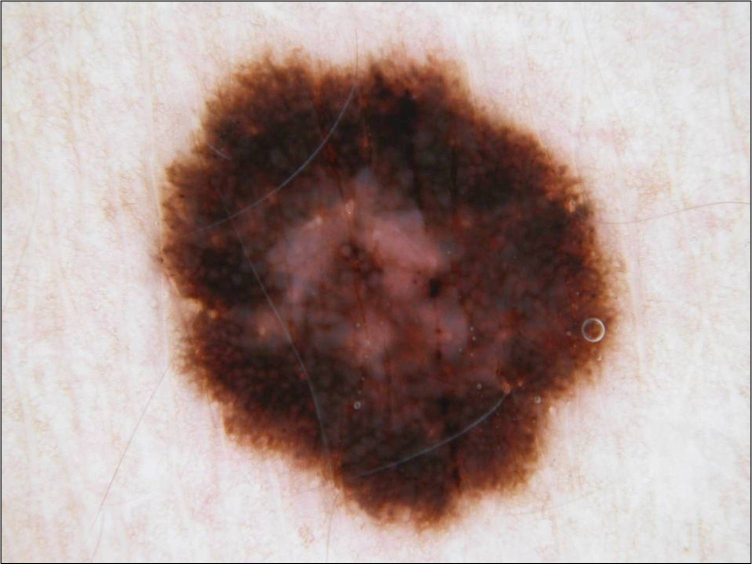
#> input picture Mid Sem/resource/1.jpg, 1504 x 1129 px (shown at 1/2 size)
$ python main.py
#> lines starting #> are read from the running program, lines starting #| are printed output that depends on the picture; after the words box and inside, x2 and y2 are one past the last pixel; in counts of white or black regions, pixels touching at a corner belong together
import cv2 as cv
import cv2
import numpy as np
import matplotlib.pyplot as plt

img = cv.imread('resource/1.jpg')
#> img is the input picture: shape (1129, 1504, 3); mean B, G, R 148.1, 152.8, 172.3
im_blurred = cv2.GaussianBlur(img, (7,7), 0)
img = cv2.addWeighted(img, 2.0, im_blurred, -1.0, 30)
# Gaussian = cv2.GaussianBlur(img, (7, 7), 0)

IMD = 'IMD436'
# Read the image and perfrom an OTSU threshold
gray = cv2.cvtColor(img,cv2.COLOR_BGR2GRAY)
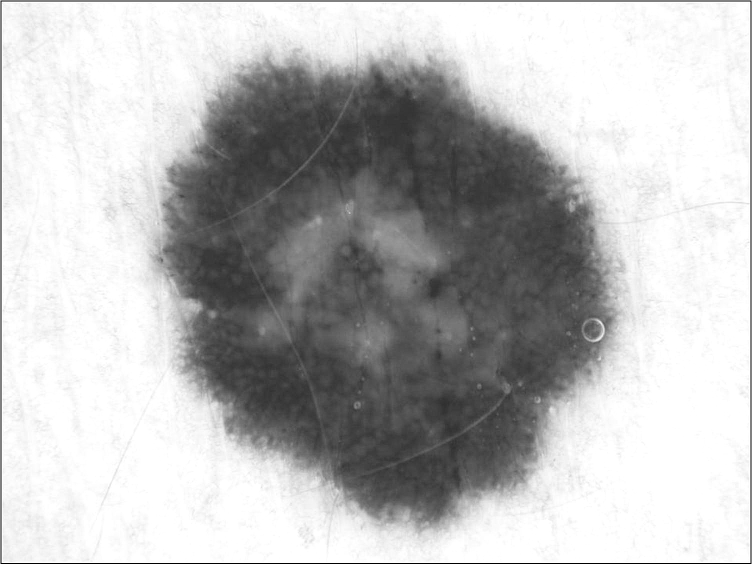
#> gray: shape (1129, 1504) (shown at 1/2 size); min 0, max 255, mean 186.8
ret, thresh =    cv2.threshold(gray,0,255,cv2.THRESH_BINARY_INV+cv2.THRESH_OTSU)
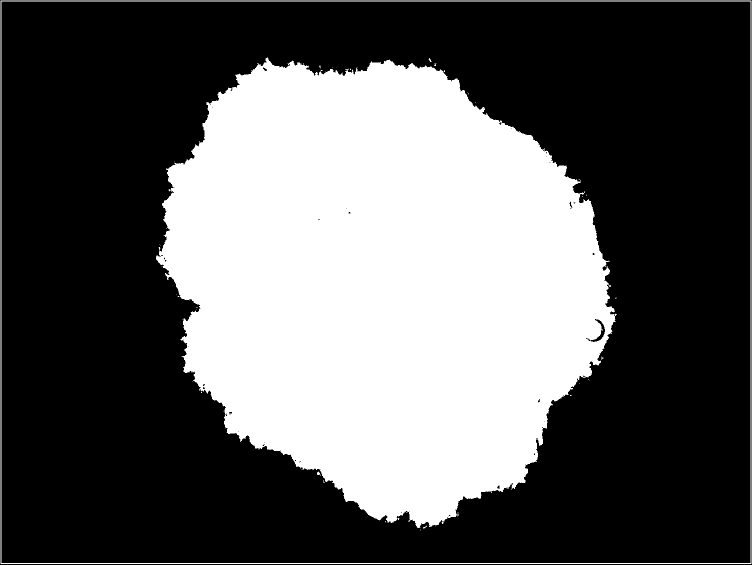
#> thresh: shape (1129, 1504) (shown at 1/2 size); 36.7% white; 47 white regions (43 under 20 px), largest, box (x1, y1, x2, y2) and area: (312, 115, 1234, 1056) 613163, (1, 1, 1503, 1128) 10500, (634, 943, 641, 952) 34, (857, 116, 864, 124) 22
#> ret = 165

# Remove hair with opening
kernel = np.ones((2,2),np.uint8)
opening = cv2.morphologyEx(thresh,cv2.MORPH_OPEN,kernel, iterations = 2)
#> opening: shape (1129, 1504); 36.1% white; 7 white regions (5 under 20 px), largest, box (x1, y1, x2, y2) and area: (314, 118, 1232, 1058) 612405, (636, 946, 642, 952) 30

# Combine surrounding noise with ROI
kernel = np.ones((6,6),np.uint8)
dilate = cv2.dilate(opening,kernel,iterations=3)
#> dilate: shape (1129, 1504); 38.1% white; 1 white region, box (x1, y1, x2, y2) and area: (308, 112, 1241, 1067) 646700

# Blur the image for smoother ROI
blur = cv2.blur(dilate,(15,15))

# Perform another OTSU threshold and search for biggest contour
ret, thresh =     cv2.threshold(blur,0,255,cv2.THRESH_BINARY+cv2.THRESH_OTSU)
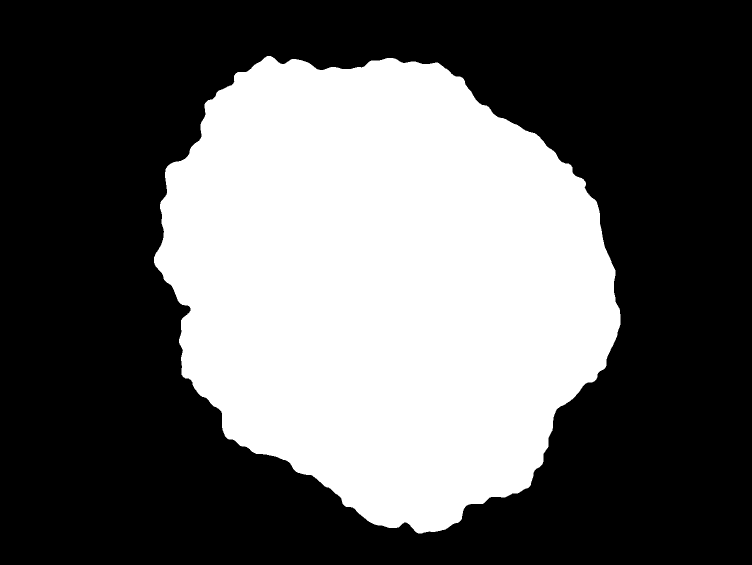
#> thresh: shape (1129, 1504) (shown at 1/2 size); 38.1% white; 1 white region
#> ret = 127
contours, hierarchy =     cv2.findContours(thresh,cv2.RETR_TREE,cv2.CHAIN_APPROX_NONE)
#> contours = 1 contour; box (x1, y1, x2, y2) and area: (308, 112, 1241, 1067) 645246
cnt = max(contours, key=cv2.contourArea)
#> cnt = contour of 2842 points, box (x1, y1, x2, y2) (308, 112, 1241, 1067), area 645246

# Create a new mask for the result image
h, w = img.shape[:2]
#> h = 1129; w = 1504
mask = np.zeros((h, w), np.uint8)

# Draw the contour on the new mask and perform the bitwise operation
cv2.drawContours(mask, [cnt],-1, 255, -1)
res = cv2.bitwise_and(img, img, mask=mask)
res = cv.resize(res, None, fx = 0.5, fy = .5)
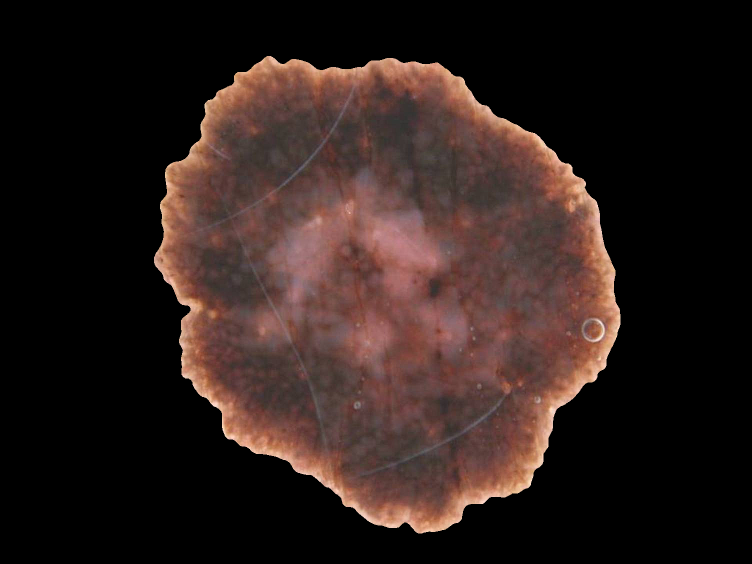
#> res: shape (564, 752, 3); mean B, G, R 27.9, 31.2, 45.5
# Display the result
# cv2.imwrite(IMD+'.png', res)

im_blurred = cv2.GaussianBlur(res, (7,7), 0)
#> im_blurred: shape (564, 752, 3)
im1 = cv2.addWeighted(res, 2.0, im_blurred, -1.0, -30)
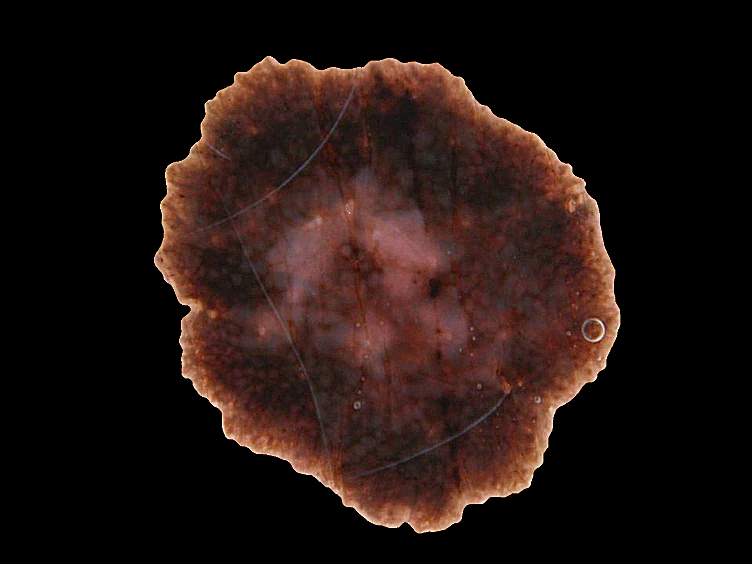
#> im1: shape (564, 752, 3); mean B, G, R 16.7, 20, 34.3

# ret, thresh3 = cv.threshold(res, 100, 255, cv.THRESH_TOZERO)
cv.imshow("sharp", im1)


#Image segmentation


kernel = np.ones((5, 5), np.uint8)
closing = cv2.morphologyEx(thresh, cv2.MORPH_CLOSE, kernel, iterations = 25)
#> closing: shape (1129, 1504); 38.2% white; 1 white region, box (x1, y1, x2, y2) and area: (308, 112, 1241, 1067) 648827
bg = cv2.dilate(closing, kernel, iterations = 3)
#> bg: shape (1129, 1504); 39.6% white; 1 white region, box (x1, y1, x2, y2) and area: (302, 106, 1247, 1073) 671831
dist_transform = cv2.distanceTransform(closing, cv2.DIST_L2, 0)
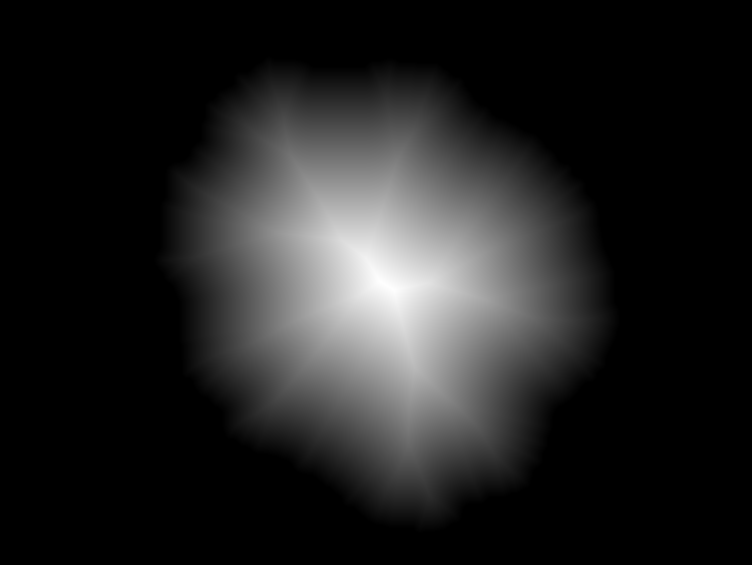
#> dist_transform: shape (1129, 1504) float32 (shown at 1/2 size); min 0, max 404.5, mean 53.8; drawn with min black and max white
ret, fg = cv2.threshold(dist_transform, 0.02*dist_transform.max(), 255, 0)
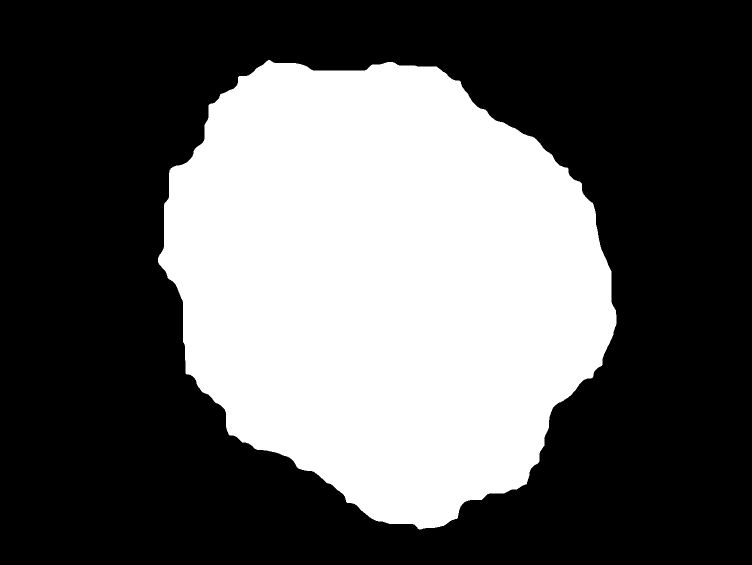
#> fg: shape (1129, 1504) float32 (shown at 1/2 size); 36.8% white; 1 white region, box (x1, y1, x2, y2) and area: (316, 120, 1233, 1059) 624186
#> ret = 8.09


# cv.imshow("Segmented", fg)

plt.plot()
plt.imshow(fg )
plt.axis('off')
plt.title("Segmented Image")
plt.show()

# [8 lines of commented-out code are left out]
cv2.waitKey(0)
cv2.destroyAllWindows()

$ run again, with Mid Sem/resource/3.jpg copied over Mid Sem/resource/1.jpg
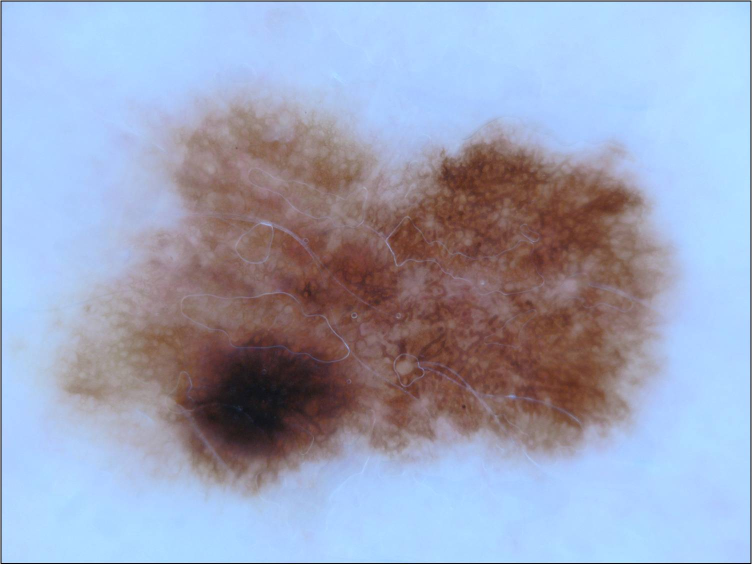
#> input picture Mid Sem/resource/3.jpg, 1504 x 1129 px (shown at 1/2 size)
#> img is the input picture: shape (1129, 1504, 3); mean B, G, R 187, 164.3, 156.6
#> `ret, thresh =    cv2.threshold(gray,0,255,cv2.THRESH_BINARY_INV+cv2.TH..`:
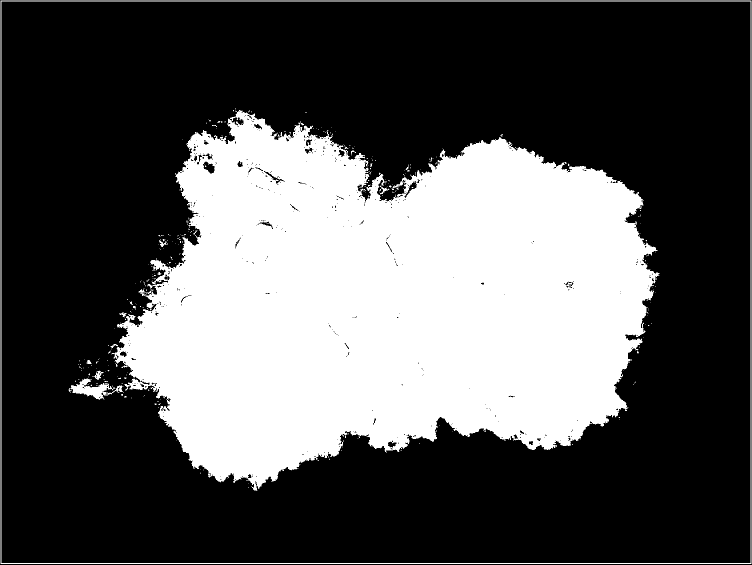
#> thresh: shape (1129, 1504) (shown at 1/2 size); 33.5% white; 321 white regions (304 under 20 px), largest, box (x1, y1, x2, y2) and area: (223, 220, 1320, 982) 555312, (1, 1, 1503, 1128) 10500, (137, 757, 246, 800) 1801
#> `ret, thresh =    cv2.threshold(gray,0,255,cv2.THRESH_BINARY_INV+cv2.TH..`: ret = 176
#> opening: shape (1129, 1504); 32.7% white; 60 white regions (38 under 20 px), largest, box (x1, y1, x2, y2) and area: (231, 223, 1319, 983) 551540, (144, 759, 219, 801) 1429, (252, 760, 287, 782) 411
#> dilate: shape (1129, 1504); 36% white; 3 white regions, box (x1, y1, x2, y2) and area: (134, 217, 1328, 992) 609904, (315, 478, 343, 505) 678, (433, 238, 451, 256) 324
#> `ret, thresh =     cv2.threshold(blur,0,255,cv2.THRESH_BINARY+cv2.THRES..`: ret = 126
#> contours = 2 contours; box (x1, y1, x2, y2) and area: (134, 217, 1328, 992) 608732, (315, 478, 343, 505) 561
#> cnt = contour of 3605 points, box (x1, y1, x2, y2) (134, 217, 1328, 992), area 608732
#> mask: shape (1129, 1504); 36% white; 1 white region, box (x1, y1, x2, y2) and area: (134, 217, 1328, 992) 610535
#> closing: shape (1129, 1504); 36.8% white; 1 white region, box (x1, y1, x2, y2) and area: (134, 217, 1328, 992) 625405
#> bg: shape (1129, 1504); 38.3% white; 1 white region, box (x1, y1, x2, y2) and area: (128, 211, 1334, 998) 650269
#> `ret, fg = cv2.threshold(dist_transform, 0.02*dist_transform.max(), 255..`:
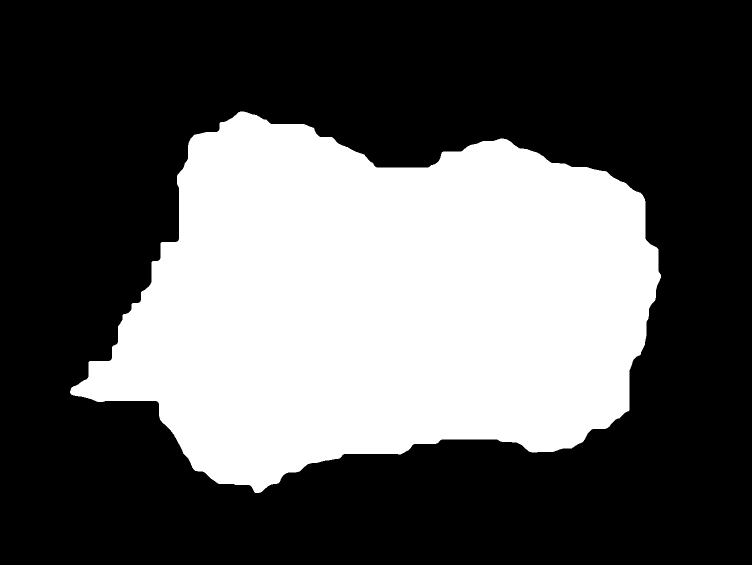
#> fg: shape (1129, 1504) float32 (shown at 1/2 size); 35.6% white; 1 white region, box (x1, y1, x2, y2) and area: (140, 223, 1322, 986) 604728
#> `ret, fg = cv2.threshold(dist_transform, 0.02*dist_transform.max(), 255..`: ret = 6.17
